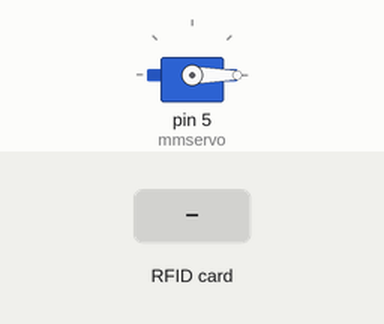
Bench run of a sketch on a simulated Arduino Uno, built with avr-gcc and run on an emulated ATmega328P. On the bench: servo. The test bench sets the inputs (shaded band). What the sketch prints to the serial monitor is not drawn.

Above: at 1.2 s.
1.3 s: RFID card 96 0E A1 5F held to the reader
2.9 s: RFID card 5E 7A 19 C4 held to the reader
Timing chart, 0 to 5.9 s (numbered marks = the images above; inputs shaded):
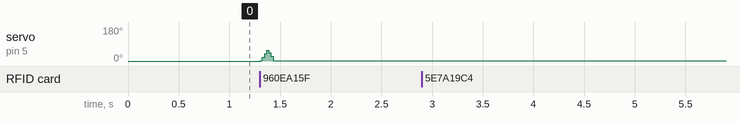

Measured:
- after the input at 1.3 s, servo on pin 5 (mmservo): 0° → 1° at once
- after the input at 2.9 s, every drawn part: stays the same

The sketch:

rfid.ino
```cpp
#include <SPI.h>
#include <MFRC522.h>
#include <Servo.h>

//This program does the work of recognizing rfid tags using the reader
//The rfid reader/writer module is the mfrc522 rfid module.

#define RST_PIN         9          // Configurable, see typical pin layout above
#define SS_PIN          10         // Configurable, see typical pin layout above

byte id[4]={0x96, 0x0E, 0xA1, 0x5F};
MFRC522 mfrc522(SS_PIN, RST_PIN);  // Create MFRC522 instance
Servo mmservo;
void setup() {
  mmservo.attach(5);
  mmservo.write(0);
	Serial.begin(9600);		// Initialize serial communications with the PC
	while (!Serial);		// Do nothing if no serial port is opened (added for Arduinos based on ATMEGA32U4)
	SPI.begin();			// Init SPI bus
	mfrc522.PCD_Init();		// Init MFRC522
	delay(4);				// Optional delay. Some board do need more time after init to be ready, see Readme
	mfrc522.PCD_DumpVersionToSerial();	// Show details of PCD - MFRC522 Card Reader details
	Serial.println(F("Scan PICC to see UID, SAK, type, and data blocks..."));
}

void wave()     //The servo motor does a "Hi!" like wave motion on reading a recognized tag.
{
  int i;
  for(int i=0;i<60;i++)
  {mmservo.write(i);delay(1);}
  for(int i=60;i>0;i--)
  {mmservo.write(i);delay(1);}
}

void loop() {
	// Reset the loop if no new card present on the sensor/reader. This saves the entire process when idle.
	if ( ! mfrc522.PICC_IsNewCardPresent()) {
		return;
	}

	// Select one of the cards
	if ( ! mfrc522.PICC_ReadCardSerial()) {
		return;
	}
  if(mfrc522.uid.uidByte[0]==id[0] && mfrc522.uid.uidByte[1]==id[1] && mfrc522.uid.uidByte[2]==id[2] && mfrc522.uid.uidByte[3]==id[3])
  {
    wave();
    Serial.print("This belongs to Sai Harshit Balaji\n");
  }
  else
  {
    Serial.print("Not Recognised\n");
  }

	mfrc522.PICC_HaltA();
}
```
